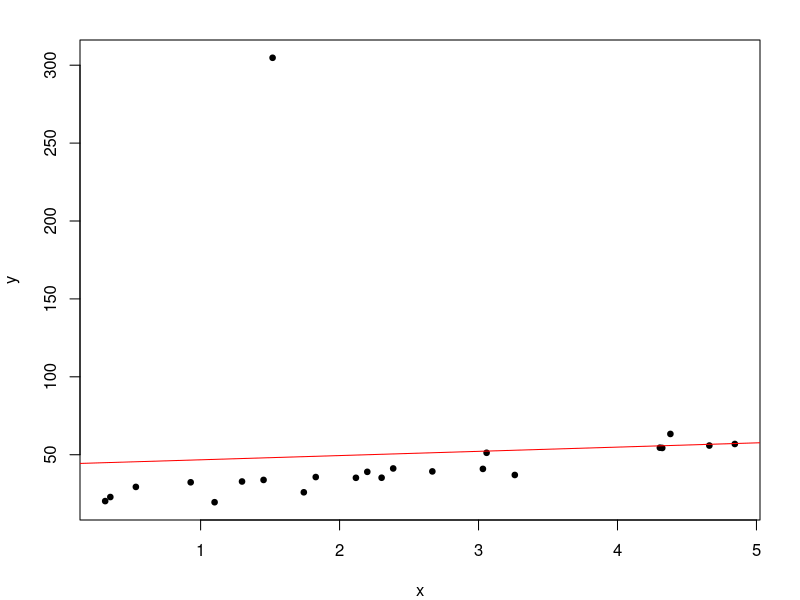
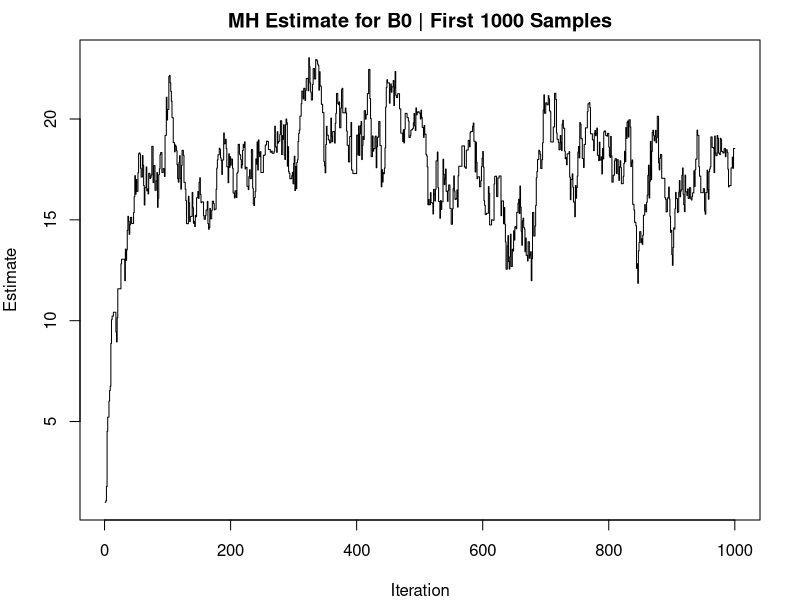
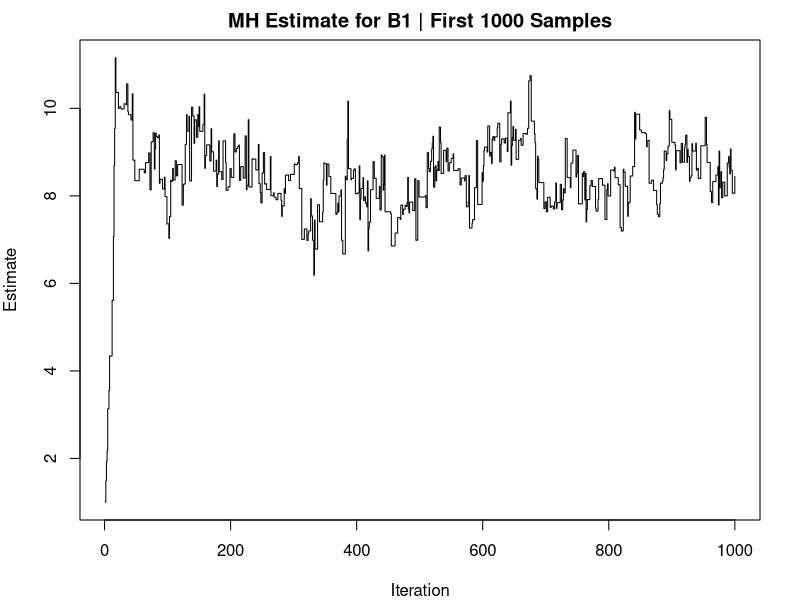
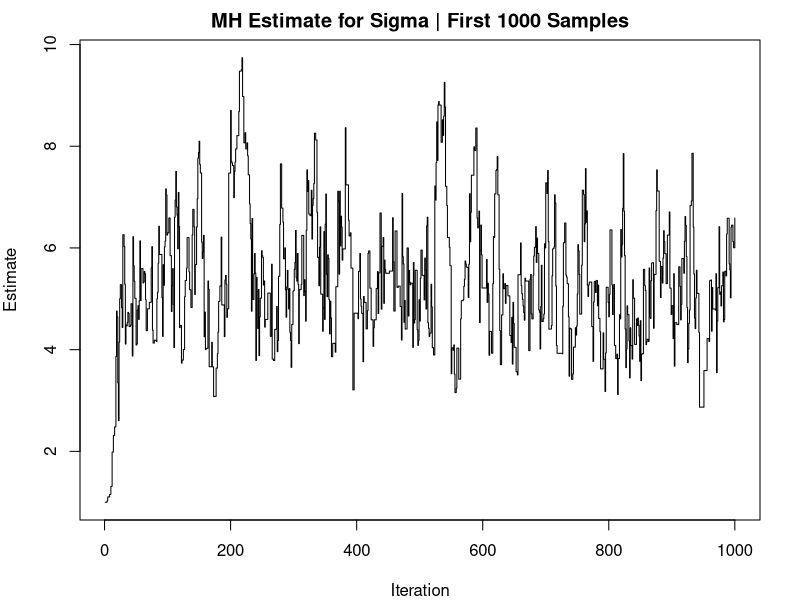
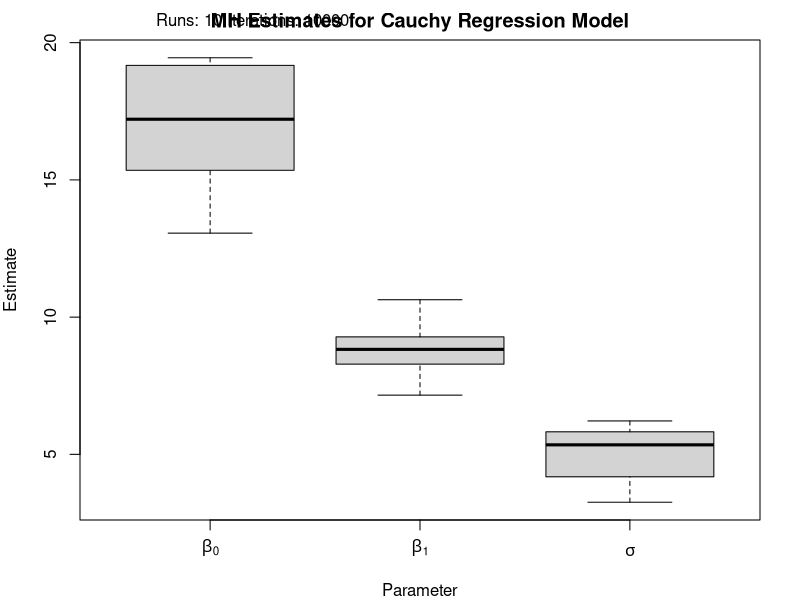
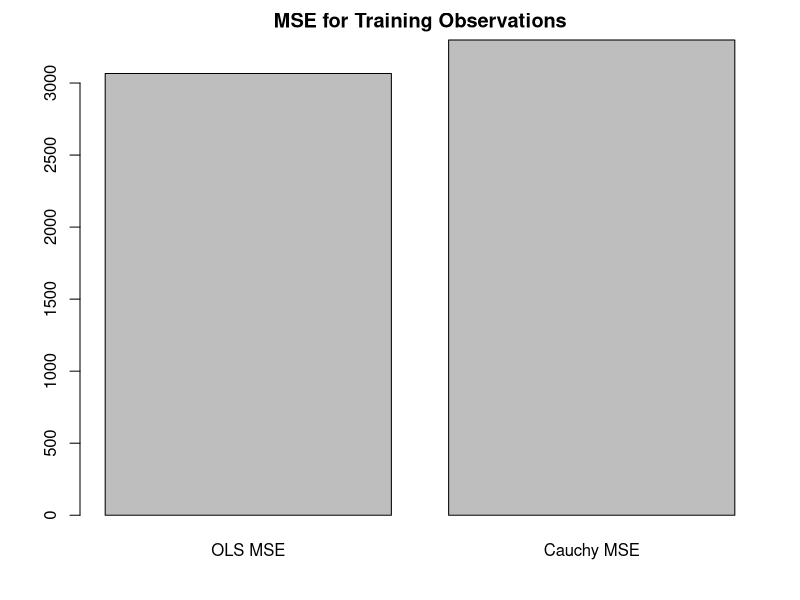
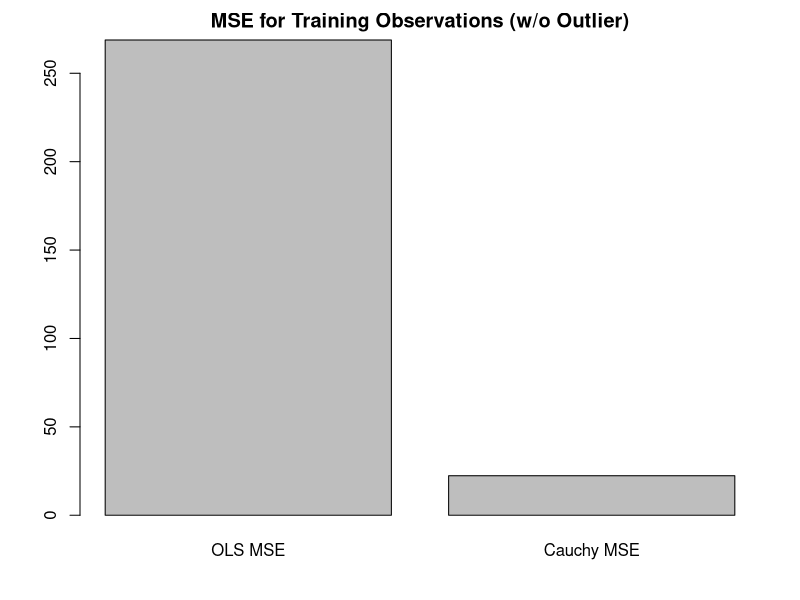
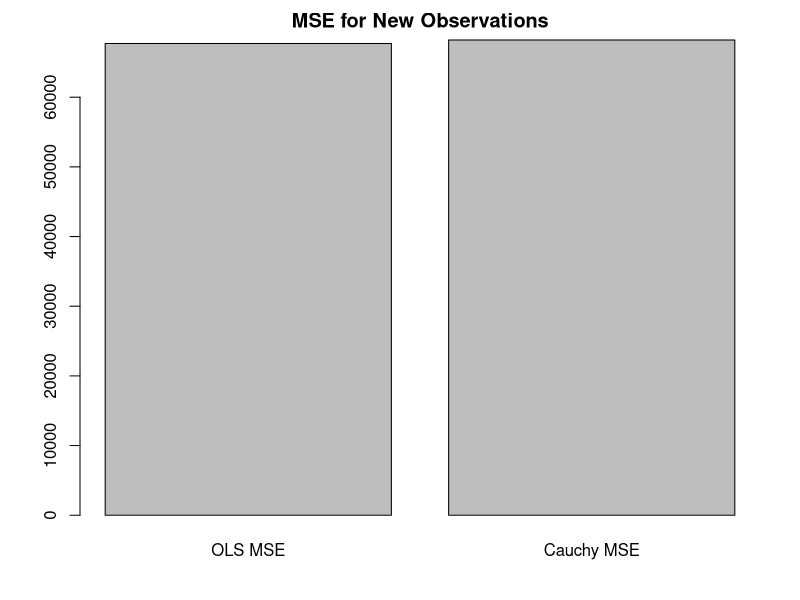

Here is the R script that generated these plots, in order:
## ---- chunk 1
n<-23
set.seed(81642)
be0<-20
be1<-8
sig<-4
x<-sort(runif(n,0,5))
y<-be0+be1*x+rt(n,1)*sig
cbind(x,y)


summary(lm(y~x))$coef
par(mar=c(4,4,2,2))
plot(x,y,pch=19,cex=0.75)
abline(coef(lm(y~x)),col='red')

## ---- chunk 2
m <- 5
lamda <- 1
a <- 2
b <- 2

#Calculate joint likelihood
like_fun <- function(y,x,b0,b1,sigma,n){
  cur = 1
  for (i in 1:n){
    next_like <- (pi*sigma*(1+((y[i]+b0+b1*x[i])^2)/sigma^2))^(-1) 
    cur = cur*next_like
  }
  cur
}
#Compute posterior approximation up to proportionality
post_fun <- function(y,x,b0,b1,sigma,n,lambda,a,b,m){
  return(like_fun(y,x,b0,b1,sigma,n)*dnorm(b0,sqrt(sigma^2/lamda)) *
           dnorm(b0,sqrt(sigma^2/lamda)) *dgamma(1/(sigma^2),a/2,b/2))
}
## ---- chunk 3
#Hyperparameters
m <- 5
lam <- 1
a <- 2
b <- 2

like_fun <- function(y,x,b0,b1,sigma,n){
  cur = 1
  for (i in 1:n){
    next_val = dcauchy(y[i],b0 + b1*x[i],sigma)
    cur <- cur*next_val
  }
  return(cur)
}
post_fun <- function(y,x,b0,b1,sigma,n,
                     m,lam,a,b){
  likel <- like_fun(y,x,b0,b1,sigma,n)
  beta_prior <- dnorm(b0,m,sigma/lam)*dnorm(b1,m,sigma/lam)
  sigma_prior <- dgamma(1/(sigma^2),a/2,b/2)
  return(likel*beta_prior*sigma_prior)
}


## ---- chunk 4
mh_sample <-  function(y,x,n,lam,a,b,m,cur_params,sd){
  b0 <- rnorm(1,cur_params[1],sd[1])
  b1 <- rnorm(1,cur_params[2],sd[2])
  sigma <-  abs(rnorm(1,cur_params[3],sd[3]))
  #Beta 0
  alpha <- min(1,post_fun(y,x,b0,cur_params[2],cur_params[3],n,m,lam,a,b)/
                 post_fun(y,x,cur_params[1],cur_params[2],cur_params[3],n,m                    ,lam,a,b))
  if (runif(1) < alpha){cur_params[1] <- b0}
  #Beta 1
  alpha <- min(1,post_fun(y,x,cur_params[1],b1,cur_params[3],n,m,lam,a,b)/
               post_fun(y,x,cur_params[1],cur_params[2],cur_params[3],n,m                    ,lam,a,b))
  if (runif(1) < alpha){cur_params[2] <- b1}
  #Sigma
  alpha <- min(1,post_fun(y,x,cur_params[1],cur_params[2],sigma,n,m,lam,a,b)/
             post_fun(y,x,cur_params[1],cur_params[2],cur_params[3],n,m                    ,lam,a,b))
  if (runif(1) < alpha){cur_params[3] <- sigma}
  
      
  return(cur_params)
}
## ---- chunk 5
iter <- 10000
mh_run <- function(y,x,n,lam,a,b,m,sd,iter,return_all = TRUE){
  params <- matrix(nrow = iter,ncol = 3)
  colnames(params) <- c('b0','b1','sigma2')
  params[1,] <- c(1,1,1)
  for (i in 2:iter){
    cur_params <- params[i-1,]
    params[i,] <- mh_sample(y,x,n,lam,a,b,m,cur_params,sd)
  }
  if(return_all){return(params)}
  else{return(params[iter,])}
}


mh_output <- mh_run(y,x,n,lam,a,b,m,c(1,1,1),iter,return_all = TRUE)


plot(1:1000,mh_output[1:1000,1],type = 's',
     main = 'MH Estimate for B0 | First 1000 Samples',
     xlab = "Iteration",
     ylab = 'Estimate')
plot(1:1000,mh_output[1:1000,2],type = 's',
     main = 'MH Estimate for B1 | First 1000 Samples',
     xlab = "Iteration",
     ylab = 'Estimate')
plot(1:1000,mh_output[1:1000,3],type = 's',
     main = 'MH Estimate for Sigma | First 1000 Samples',
     xlab = "Iteration",
     ylab = 'Estimate')

## ---- chunk 6

runs <- 10

mh_all_runs <- function(y,x,n,lam,a,b,m,sd,iter,runs){
  estimates <- matrix(nrow = runs,ncol = 3)
  colnames(estimates) <- c('b0','b1','sigma2')
  for (i in 1:runs){
    estimates[i,] <- mh_run(y,x,n,lam,a,b,m,sd,iter,return_all = FALSE)
  }
  return(estimates)
}

mh_output <- mh_all_runs(y,x,n,lam,a,b,m,c(1,1,0.1),iter,runs)
 
## ---- chunk 7
mysub = paste("Runs: ",runs," Iterations: ",iter,sep = '')
boxplot(mh_output[,1],mh_output[,2],mh_output[,3],
        names = c(expression(beta[0]),expression(beta[1]),expression(sigma)),
        main = 'MH Estimates for Cauchy Regression Model',
        xlab = 'Parameter',
        ylab = 'Estimate')
mtext(side = 3.5,line = 0.5,at = 0.65,adj = -0.1, cex = 1,mysub)
## ---- chunk 8
#OLS Model
lm.fit <- lm(y~x)
lm.mse <- sum((y-predict.lm(lm.fit,as.data.frame(x)))^2)/(n)
#Cauchy Model
b0 <- mean(mh_output[,1])
b1 <- mean(mh_output[,2])
sigma <- mean(mh_output[,3])
cauchy.mse <- sum((y-(b0+b1*x))^2)/(n)

barplot(c(lm.mse,cauchy.mse),names.arg = c("OLS MSE","Cauchy MSE"),
        main = "MSE for Training Observations")
## ---- chunk 9
#OLS Model
lm.fit <- lm(y~x)
lm.mse <- sum((y[-8]-predict.lm(lm.fit,as.data.frame(x[-8])))^2)/(n-1)
#Cauchy Model
cauchy.mse <- sum((y[-8]-(b0+b1*x[-8]))^2)/(n-1)

barplot(c(lm.mse,cauchy.mse),names.arg = c("OLS MSE","Cauchy MSE"),
        main = "MSE for Training Observations (w/o Outlier)")
## ---- chunk 10
nn <- 1000
nx<-sort(runif(nn,0,5))
ny<-be0+be1*x+rt(nn,1)*sig

lm.mse <- sum((ny-predict.lm(lm.fit,as.data.frame(nx)))^2)/(nn)
cauchy.mse <- sum((ny-(b0+b1*nx))^2)/(nn)



barplot(c(lm.mse,cauchy.mse),names.arg = c("OLS MSE","Cauchy MSE"),
        main = "MSE for New Observations")


